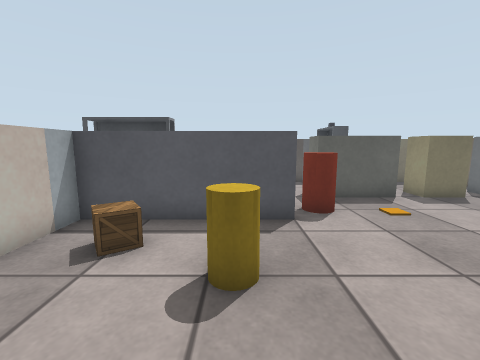
view 1 (above)

16 first-person views from a walk through a world built for the Gazebo simulator. The camera is 1 m above the floor, tilts 8° down and sees 90° across. The floor is counted in squares, 0.5 m on a side. Each view is taken from the middle of a square. On the plan, view 1 faces up. The plan holds only what a view shows up to about 15 squares ahead; the rest is blank. Surface patterns are stand-ins for the level's own textures.

view 2
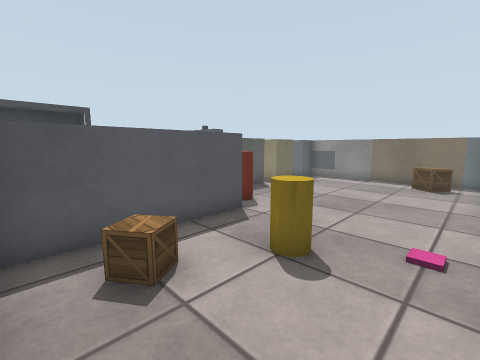

view 3
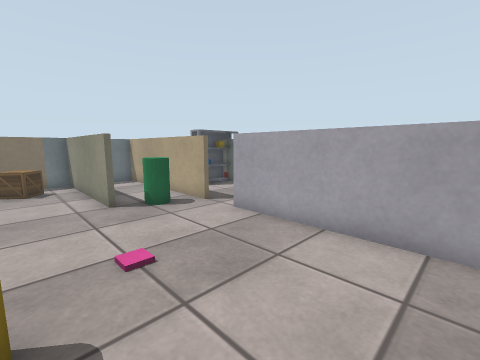

view 4
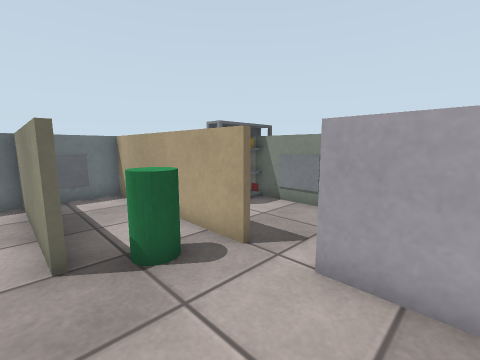

view 5
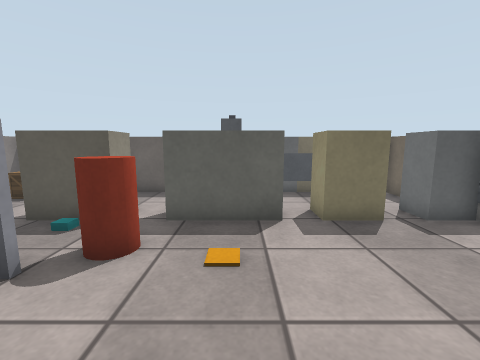

view 6
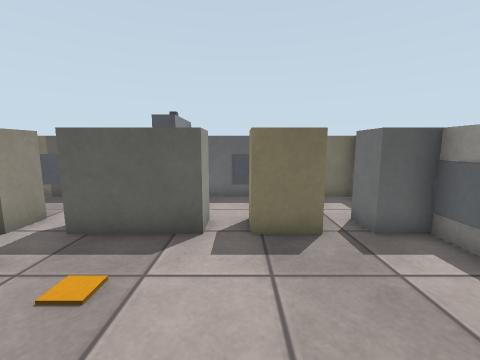

view 7
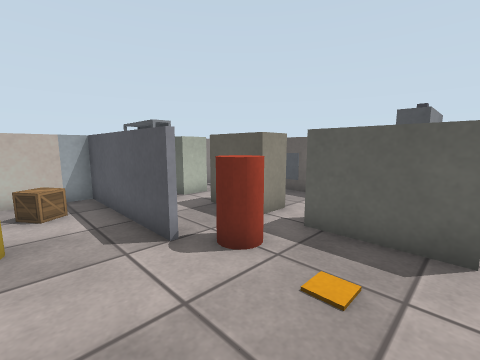

view 8
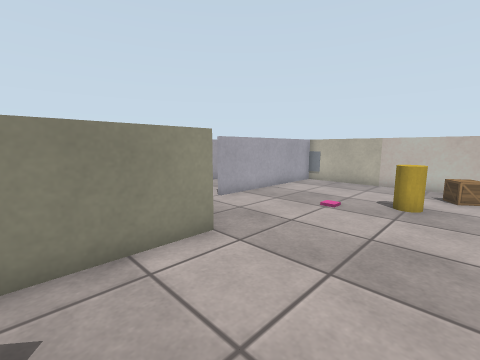

view 9
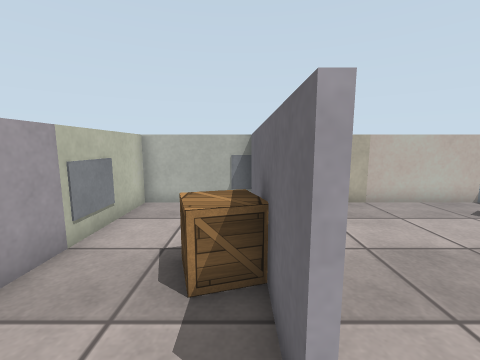

view 10
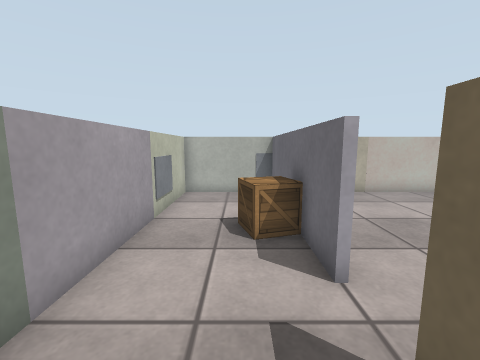

view 11
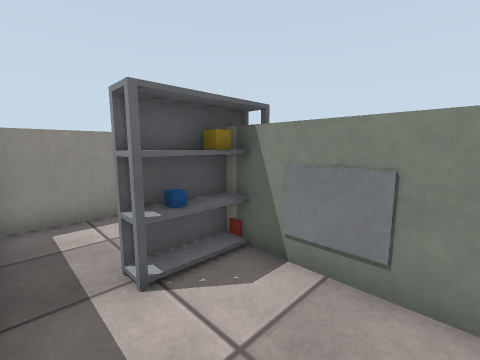

view 12
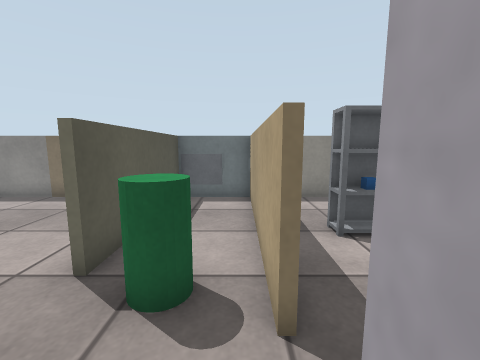

view 13
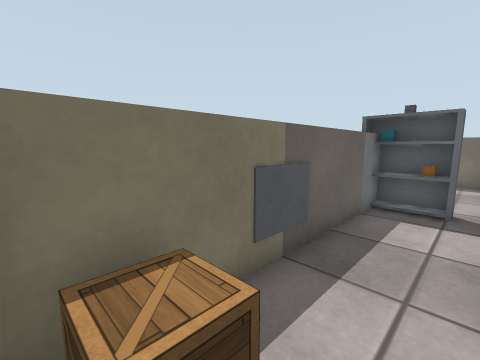

view 14
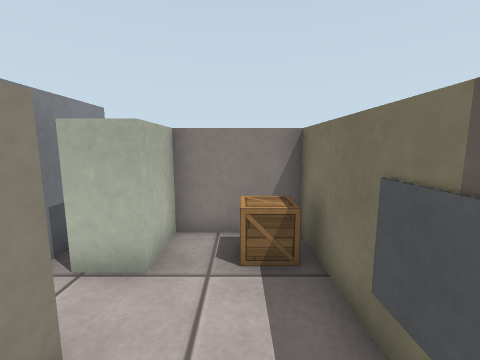

view 15
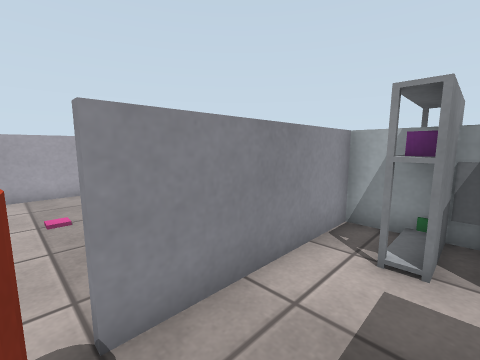

view 16
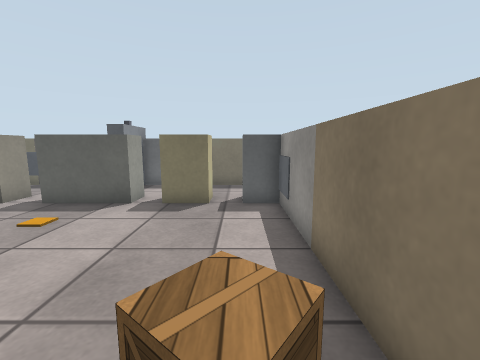

### Floor plan
Points are (right, up) in squares from view 1. A wall is a line through its corners. A room is listed if a view was taken in it or the views show most of it. See-through windows are left out.
Room 1 (views 1, 2, 3, 4, 5, 6, 7, 8, 9, 10, 11, 12, 13, 14, 15, 16)
walls: (1.6, 6.4) (-4.5, 6.4); (5.4, 0.6) (11.4, 0.6); (4.2, -2.4) (11.4, -2.4) (11.4, 9.3); (1.4, -2.4) (2.8, -2.4); (2.8, -2.6) (1.5, -2.6); (4.9, -2.6) (4.2, -2.6); (-0.4, -2.6) (-4.4, -2.6); (-4.5, 6.6) (1.5, 6.6); (-4.4, 7.5) (-4.4, -6.4) (6.5, -6.4); (11.5, 0.4) (5.4, 0.4); (4.5, 13.4) (-4.4, 13.4) (-4.4, 10.5); (-4.4, -2.4) (-0.4, -2.4); (11.4, 10.9) (11.4, 13.4) (5.5, 13.4); (11.4, -5.6) (11.4, -2.9)
objects: shelf (-5, 8) to (-3, 9); box (-4, 10) to (-3, 10); crate (-4, 12) to (-3, 13); crate (-3, 4) to (-2, 5); box (-1, 10) to (1, 10); crate (0, -4) to (1, -3); pillar (0, 3) to (0, 4); cyan box (1, 9); pillar (2, 7) to (3, 8); box (3, 10) to (6, 10); pillar (5, -1); shelf (5, 12) to (5, 14); shelf (7, -7) to (8, -4); box (8, 10) to (9, 10); crate (9, 2) to (10, 3); box (10, 10) to (11, 10)

Where each view was taken, in squares from view 1:
view 1: 0 up, 0 right, facing up
view 2: 1 up, 4 left, facing up-right
view 3: 3 up, 3 left, facing down-right
view 4: 1 up, 1 right, facing down-right
view 5: 3 up, 5 right, facing up
view 6: 4 up, 7 right, facing up
view 7: 4 up, 6 right, facing up-left
view 8: 5 up, 9 right, facing down-left
view 9: 3 down, 4 right, facing left
view 10: 4 down, 6 right, facing left
view 11: 3 down, 4 right, facing down-right
view 12: 2 down, 2 right, facing right
view 13: 11 up, 4 left, facing up-right
view 14: 12 up, 1 right, facing left
view 15: 9 up, 2 right, facing down-left
view 16: 1 up, 10 right, facing up
